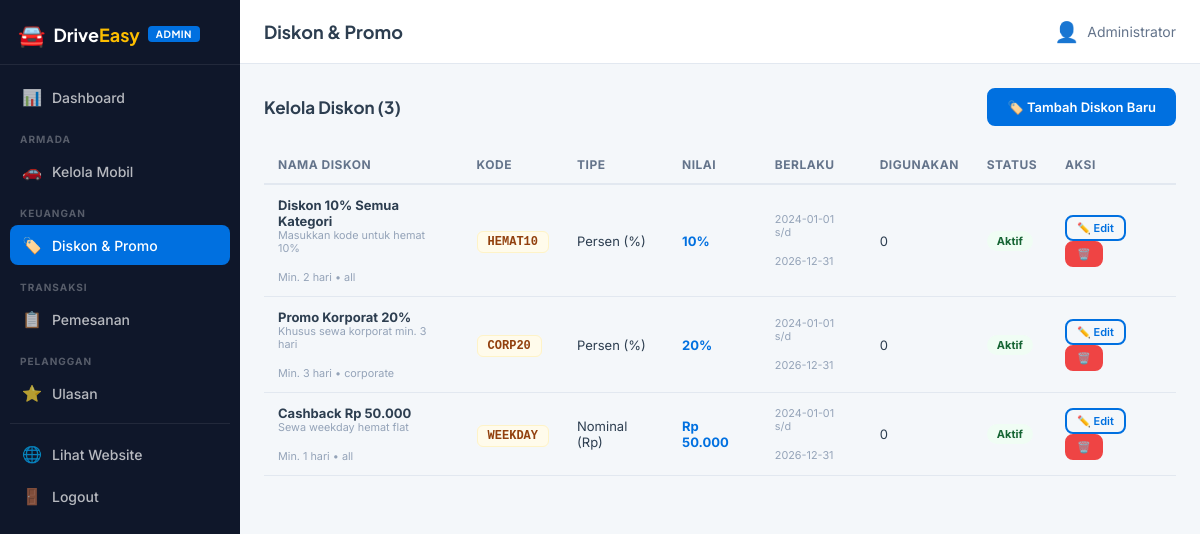
The app's page /admin/discounts (signed in) with its own data.
### tables this page shows
CREATE TABLE Discounts (
    id             INTEGER PRIMARY KEY AUTOINCREMENT,
    code           TEXT    UNIQUE,
    name           TEXT    NOT NULL,
    description    TEXT,
    discount_type  TEXT    NOT NULL CHECK(discount_type IN ('percent','fixed')),
    discount_value REAL    NOT NULL,
    min_days       INTEGER NOT NULL DEFAULT 1,
    max_uses       INTEGER,
    used_count     INTEGER NOT NULL DEFAULT 0,
    valid_from     TEXT    NOT NULL,
    valid_until    TEXT    NOT NULL,
    apply_to       TEXT    NOT NULL DEFAULT 'all'
                           CHECK(apply_to IN ('all','personal','corporate')),
    is_active      INTEGER NOT NULL DEFAULT 1,
    created_at     TEXT    DEFAULT (datetime('now'))
);

### app.py (the view)
@app.route('/admin/discounts')
@admin_required
def admin_discounts():
    discs = qdb("SELECT * FROM Discounts ORDER BY created_at DESC")
    return render_template('admin/discounts.html', discounts=discs)

### app.py (called while the page is built)
def _parse_val(val):
    if not isinstance(val, str) or not val:
        return val
    if _ISO_DT_RE.match(val):
        for fmt in _DT_FMTS:
            try:
                return datetime.strptime(val, fmt)
            except ValueError:
                continue
    elif _ISO_DATE_RE.match(val):
        try:
            return datetime.strptime(val, '%Y-%m-%d').date()
        except ValueError:
            pass
    return val

def _process_row(row: dict) -> dict:
    return {k: _parse_val(v) for k, v in row.items()}

def get_db():
    conn = sqlite3.connect(DB_PATH, check_same_thread=False)
    conn.row_factory = sqlite3.Row
    conn.execute("PRAGMA foreign_keys = ON")
    conn.execute("PRAGMA journal_mode = WAL")
    return conn

def qdb(sql, params=(), one=False):
    conn = get_db()
    try:
        cur  = conn.execute(sql, params)
        rows = [_process_row(dict(r)) for r in cur.fetchall()]
        return rows[0] if (one and rows) else (None if one else rows)
    finally:
        conn.close()

def fmt_currency(v):
    try:
        return "Rp {:,.0f}".format(float(v)).replace(",", ".")
    except Exception:
        return "Rp 0"

@app.context_processor
def inject_globals():
    try:
        cats = qdb("SELECT * FROM Categories WHERE is_active=1 ORDER BY sort_order, id")
    except Exception:
        cats = []
    try:
        approved_reviews = qdb("""
            SELECT id, name, rating, message, created_at
            FROM Reviews
            WHERE is_approved=1
            ORDER BY created_at DESC
            LIMIT 6
        """)
    except Exception:
        approved_reviews = []
    return dict(
        categories=cats,
        current_year=datetime.now().year,
        is_admin=session.get('admin_id') is not None,
        admin_name=session.get('admin_name', ''),
        approved_reviews=approved_reviews,
    )

def admin_required(f):
    @wraps(f)
    def decorated(*args, **kwargs):
        if not session.get('admin_id'):
            flash('Silakan login terlebih dahulu.', 'error')
            return redirect(url_for('admin_login'))
        return f(*args, **kwargs)
    return decorated

### templates/admin/discounts.html (shortened to what this page needs)
{% extends "admin/base.html" %}
{% block page_title %}Diskon & Promo{% endblock %}
{% block content %}
<div class="asec-header" style="margin-bottom:20px">
  <h2>Kelola Diskon ({{ discounts|length }})</h2>
  <button class="btn btn-primary" onclick="openModal('addModal')">🏷️ Tambah Diskon Baru</button>
</div>
<div class="table-wrap">
  <table class="admin-table">
    <thead>
      <tr>
        <th>Nama Diskon</th>
        <th>Kode</th>
        <th>Tipe</th>
        <th>Nilai</th>
        <th>Berlaku</th>
        <th>Digunakan</th>
        <th>Status</th>
        <th>Aksi</th>
      </tr>
    </thead>
    <tbody>
      {% for d in discounts %}
      <tr>
        <td>
          <strong>{{ d.name }}</strong>
          {% if d.description %}<br><small>{{ d.description }}</small>{% endif %}
          <br><small style="color:#94a3b8">Min. {{ d.min_days }} hari • {{ d.apply_to }}</small>
        </td>
        <td>
          {% if d.code %}
          <code class="disc-code-tag">{{ d.code }}</code>
          {% else %}
          <span style="color:#94a3b8">—</span>
          {% endif %}
        </td>
        <td>{{ 'Persen (%)' if d.discount_type == 'percent' else 'Nominal (Rp)' }}</td>
        <td>
          <strong style="color:#0070e0">
            {% if d.discount_type == 'percent' %}
              {{ d.discount_value|int }}%
            {% else %}
              {{ d.discount_value | currency }}
            {% endif %}
          </strong>
        </td>
        <td>
          <small>{{ d.valid_from }} s/d</small><br>
          <small>{{ d.valid_until }}</small>
        </td>
        <td>
          {{ d.used_count }}{% if d.max_uses %}/{{ d.max_uses }}{% endif %}
        </td>
        <td>
          <span class="status-badge {% if d.is_active %}status-confirmed{% else %}status-cancelled{% endif %}">
            {{ 'Aktif' if d.is_active else 'Nonaktif' }}
          </span>
        </td>
        <td>
          <button class="btn btn-outline btn-xs"
                  onclick="openEdit({{ d | tojson }})">✏️ Edit</button>
          <form method="POST" action="{{ url_for('admin_discount_delete', disc_id=d.id) }}"
                style="display:inline"
                onsubmit="return confirm('Hapus diskon ini?')">
            <button type="submit" class="btn btn-danger btn-xs">🗑️</button>
          </form>
        </td>
      </tr>
      {% else %}
      <tr><td colspan="8" class="td-empty">Belum ada diskon. Tambahkan diskon pertama!</td></tr>
      {% endfor %}
    </tbody>
  </table>
</div>
{% endblock %}

### static/css/admin.css (style rules this page uses)
:root { --blue: #0070E0; --blue-dk: #0059B3; --blue-lt: #EBF4FF; --yellow: #FDBE00; --bg: #F4F7FA; --dark: #2D3E50; --mid: #64748B; --light: #94A3B8; --border: #E2E8F0; --white: #FFFFFF; --corp: #7C3AED; --success: #22C55E; --error: #EF4444; --warning: #F59E0B; --sidebar-w: 240px; --ff-head: 'Plus Jakarta Sans', sans-serif; --ff-body: 'Inter', sans-serif; --ease: cubic-bezier(.4,0,.2,1); }
*, *::before, *::after { box-sizing: border-box; margin: 0; padding: 0; }
html { scroll-behavior: smooth; }
body { font-family: var(--ff-body); font-size: 14px; color: var(--dark); background: var(--bg); -webkit-font-smoothing: antialiased; }
.admin-body { display: flex; min-height: 100vh; }
.btn { display: inline-flex; align-items: center; justify-content: center; gap: 6px; padding: 9px 18px; border-radius: 8px; font-family: var(--ff-body); font-size: 13px; font-weight: 600; cursor: pointer; border: 2px solid transparent; transition: all .2s; text-decoration: none; }
.btn-primary { background: var(--blue); color: #fff; border-color: var(--blue); }
.btn-outline { background: transparent; color: var(--blue); border-color: var(--blue); }
.btn-danger { background: var(--error); color: #fff; border-color: var(--error); }
.btn-xs { padding: 4px 10px; font-size: 11px; }
.asec-header { display: flex; align-items: center; justify-content: space-between; flex-wrap: wrap; gap: 12px; }
.asec-header h2 { font-family: var(--ff-head); font-size: 17px; font-weight: 700; }
.table-wrap { overflow-x: auto; margin-top: 16px; }
.admin-table { width: 100%; border-collapse: collapse; font-size: 13px; }
.admin-table th { background: var(--bg); padding: 11px 14px; text-align: left; font-weight: 700; color: var(--mid); font-size: 12px; text-transform: uppercase; letter-spacing: .5px; border-bottom: 2px solid var(--border); white-space: nowrap; }
.admin-table td { padding: 12px 14px; border-bottom: 1px solid var(--border); vertical-align: middle; }
.admin-table td small { color: var(--light); display: block; }
.status-badge { display: inline-flex; align-items: center; padding: 3px 10px; border-radius: 99px; font-size: 11px; font-weight: 700; text-transform: capitalize; }
.status-confirmed { background: #f0fdf4; color: #166534; }
.disc-code-tag { background: #fffbeb; padding: 3px 10px; border-radius: 6px; font-size: 12px; font-weight: 700; color: #92400e; border: 1px solid #fef3c7; }

### records on screen
Discounts: name "Diskon 10% Semua Kategori", description "Masukkan kode untuk hemat 10%", min_days "2", apply_to "all", code "HEMAT10", discount_type "Persen (%)", discount_value "10", valid_from "2024-01-01", valid_until "2026-12-31", used_count "0", is_active "Aktif"
Discounts: name "Promo Korporat 20%", description "Khusus sewa korporat min. 3 hari", min_days "3", apply_to "corporate", code "CORP20", discount_type "Persen (%)", discount_value "20", valid_from "2024-01-01", valid_until "2026-12-31", used_count "0", is_active "Aktif"
Discounts: name "Cashback Rp 50.000", description "Sewa weekday hemat flat", min_days "1", apply_to "all", code "WEEKDAY", discount_type "Nominal (Rp)", discount_value "Rp 50.000", valid_from "2024-01-01", valid_until "2026-12-31", used_count "0", is_active "Aktif"

### other values on screen
{{ admin_name }} "Administrator"
{{ discounts|length }} "3"
